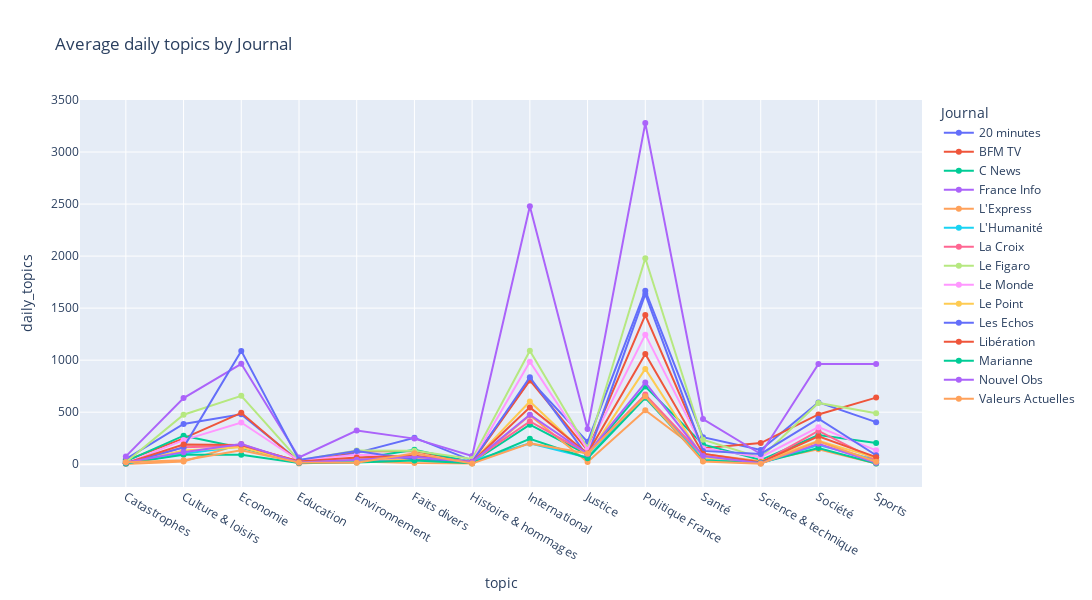

The notebook cell this image was saved under:
### Code cell
px.line(daily_topics, x='topic', y='daily_topics', color='Journal', title='Average daily topics by Journal',markers=True,width=1200,height=600)

### Figure 1 — Plotly figure (JSON) as saved in the notebook; plotly's stock layout.template omitted (floating-point values rounded to 4 significant figures)
{"data": [{"hovertemplate": "Journal=20 minutes<br>topic=%{x}<br>daily_topics=%{y}<extra></extra>", "legendgroup": "20 minutes", "line": {"color": "#636efa", "dash": "solid"}, "marker": {"symbol": "circle"}, "mode": "lines+markers", "name": "20 minutes", "orientation": "v", "showlegend": true, "type": "scatter", "x": ["Catastrophes", "Culture & loisirs", "Economie", "Education", "Environnement", "Faits divers", "Histoire & hommages", "International", "Justice", "Politique France", "Santé", "Science & technique", "Société", "Sports"], "xaxis": "x", "y": [48, 387, 479, 31, 109, 255, 35, 810, 215, 1668, 260, 137, 594, 404], "yaxis": "y"}, {"hovertemplate": "Journal=BFM TV<br>topic=%{x}<br>daily_topics=%{y}<extra></extra>", "legendgroup": "BFM TV", "line": {"color": "#EF553B", "dash": "solid"}, "marker": {"symbol": "circle"}, "mode": "lines+markers", "name": "BFM TV", "orientation": "v", "showlegend": true, "type": "scatter", "x": ["Catastrophes", "Culture & loisirs", "Economie", "Education", "Environnement", "Faits divers", "Histoire & hommages", "International", "Justice", "Politique France", "Santé", "Science & technique", "Société", "Sports"], "xaxis": "x", "y": [34, 248, 494, 21, 124, 126, 22, 805, 133, 1433, 154, 203, 478, 640], "yaxis": "y"}, {"hovertemplate": "Journal=C News<br>topic=%{x}<br>daily_topics=%{y}<extra></extra>", "legendgroup": "C News", "line": {"color": "#00cc96", "dash": "solid"}, "marker": {"symbol": "circle"}, "mode": "lines+markers", "name": "C News", "orientation": "v", "showlegend": true, "type": "scatter", "x": ["Catastrophes", "Culture & loisirs", "Economie", "Education", "Environnement", "Faits divers", "Histoire & hommages", "International", "Justice", "Politique France", "Santé", "Science & technique", "Société", "Sports"], "xaxis": "x", "y": [28, 274, 159, 16, 50, 138, 19, 380, 92, 746, 190, 40, 281, 204], "yaxis": "y"}, {"hovertemplate": "Journal=France Info<br>topic=%{x}<br>daily_topics=%{y}<extra></extra>", "legendgroup": "France Info", "line": {"color": "#ab63fa", "dash": "solid"}, "marker": {"symbol": "circle"}, "mode": "lines+markers", "name": "France Info", "orientation": "v", "showlegend": true, "type": "scatter", "x": ["Catastrophes", "Culture & loisirs", "Economie", "Education", "Environnement", "Faits divers", "Histoire & hommages", "International", "Justice", "Politique France", "Santé", "Science & technique", "Société", "Sports"], "xaxis": "x", "y": [75, 636, 965, 65, 323, 246, 80, 2478, 339, 3278, 434, 98, 964, 963], "yaxis": "y"}, {"hovertemplate": "Journal=L'Express<br>topic=%{x}<br>daily_topics=%{y}<extra></extra>", "legendgroup": "L'Express", "line": {"color": "#FFA15A", "dash": "solid"}, "marker": {"symbol": "circle"}, "mode": "lines+markers", "name": "L'Express", "orientation": "v", "showlegend": true, "type": "scatter", "x": ["Catastrophes", "Culture & loisirs", "Economie", "Education", "Environnement", "Faits divers", "Histoire & hommages", "International", "Justice", "Politique France", "Santé", "Science & technique", "Société", "Sports"], "xaxis": "x", "y": [3, 27, 194, 7, 27, 11, 8, 471, 21, 519, 99, 28, 144, 7], "yaxis": "y"}, {"hovertemplate": "Journal=L'Humanité<br>topic=%{x}<br>daily_topics=%{y}<extra></extra>", "legendgroup": "L'Humanité", "line": {"color": "#19d3f3", "dash": "solid"}, "marker": {"symbol": "circle"}, "mode": "lines+markers", "name": "L'Humanité", "orientation": "v", "showlegend": true, "type": "scatter", "x": ["Catastrophes", "Culture & loisirs", "Economie", "Education", "Environnement", "Faits divers", "Histoire & hommages", "International", "Justice", "Politique France", "Santé", "Science & technique", "Société", "Sports"], "xaxis": "x", "y": [7, 101, 173, 21, 36, 48, 34, 200, 64, 657, 55, 10, 184, 41], "yaxis": "y"}, {"hovertemplate": "Journal=La Croix<br>topic=%{x}<br>daily_topics=%{y}<extra></extra>", "legendgroup": "La Croix", "line": {"color": "#FF6692", "dash": "solid"}, "marker": {"symbol": "circle"}, "mode": "lines+markers", "name": "La Croix", "orientation": "v", "showlegend": true, "type": "scatter", "x": ["Catastrophes", "Culture & loisirs", "Economie", "Education", "Environnement", "Faits divers", "Histoire & hommages", "International", "Justice", "Politique France", "Santé", "Science & technique", "Société", "Sports"], "xaxis": "x", "y": [11, 163, 178, 29, 51, 42, 29, 412, 103, 669, 79, 13, 320, 39], "yaxis": "y"}, {"hovertemplate": "Journal=Le Figaro<br>topic=%{x}<br>daily_topics=%{y}<extra></extra>", "legendgroup": "Le Figaro", "line": {"color": "#B6E880", "dash": "solid"}, "marker": {"symbol": "circle"}, "mode": "lines+markers", "name": "Le Figaro", "orientation": "v", "showlegend": true, "type": "scatter", "x": ["Catastrophes", "Culture & loisirs", "Economie", "Education", "Environnement", "Faits divers", "Histoire & hommages", "International", "Justice", "Politique France", "Santé", "Science & technique", "Société", "Sports"], "xaxis": "x", "y": [19, 476, 657, 37, 131, 129, 50, 1090, 153, 1979, 235, 63, 589, 490], "yaxis": "y"}, {"hovertemplate": "Journal=Le Monde<br>topic=%{x}<br>daily_topics=%{y}<extra></extra>", "legendgroup": "Le Monde", "line": {"color": "#FF97FF", "dash": "solid"}, "marker": {"symbol": "circle"}, "mode": "lines+markers", "name": "Le Monde", "orientation": "v", "showlegend": true, "type": "scatter", "x": ["Catastrophes", "Culture & loisirs", "Economie", "Education", "Environnement", "Faits divers", "Histoire & hommages", "International", "Justice", "Politique France", "Santé", "Science & technique", "Société", "Sports"], "xaxis": "x", "y": [8, 232, 401, 33, 92, 75, 27, 985, 139, 1245, 154, 68, 356, 133], "yaxis": "y"}, {"hovertemplate": "Journal=Le Point<br>topic=%{x}<br>daily_topics=%{y}<extra></extra>", "legendgroup": "Le Point", "line": {"color": "#FECB52", "dash": "solid"}, "marker": {"symbol": "circle"}, "mode": "lines+markers", "name": "Le Point", "orientation": "v", "showlegend": true, "type": "scatter", "x": ["Catastrophes", "Culture & loisirs", "Economie", "Education", "Environnement", "Faits divers", "Histoire & hommages", "International", "Justice", "Politique France", "Santé", "Science & technique", "Société", "Sports"], "xaxis": "x", "y": [11, 132, 163, 18, 48, 56, 23, 603, 78, 916, 62, 24, 225, 61], "yaxis": "y"}, {"hovertemplate": "Journal=Les Echos<br>topic=%{x}<br>daily_topics=%{y}<extra></extra>", "legendgroup": "Les Echos", "line": {"color": "#636efa", "dash": "solid"}, "marker": {"symbol": "circle"}, "mode": "lines+markers", "name": "Les Echos", "orientation": "v", "showlegend": true, "type": "scatter", "x": ["Catastrophes", "Culture & loisirs", "Economie", "Education", "Environnement", "Faits divers", "Histoire & hommages", "International", "Justice", "Politique France", "Santé", "Science & technique", "Société", "Sports"], "xaxis": "x", "y": [9, 162, 1089, 41, 128, 46, 23, 836, 76, 1635, 128, 99, 438, 86], "yaxis": "y"}, {"hovertemplate": "Journal=Libération<br>topic=%{x}<br>daily_topics=%{y}<extra></extra>", "legendgroup": "Libération", "line": {"color": "#EF553B", "dash": "solid"}, "marker": {"symbol": "circle"}, "mode": "lines+markers", "name": "Libération", "orientation": "v", "showlegend": true, "type": "scatter", "x": ["Catastrophes", "Culture & loisirs", "Economie", "Education", "Environnement", "Faits divers", "Histoire & hommages", "International", "Justice", "Politique France", "Santé", "Science & technique", "Société", "Sports"], "xaxis": "x", "y": [10, 190, 185, 27, 65, 81, 22, 546, 102, 1060, 101, 19, 267, 68], "yaxis": "y"}, {"hovertemplate": "Journal=Marianne<br>topic=%{x}<br>daily_topics=%{y}<extra></extra>", "legendgroup": "Marianne", "line": {"color": "#00cc96", "dash": "solid"}, "marker": {"symbol": "circle"}, "mode": "lines+markers", "name": "Marianne", "orientation": "v", "showlegend": true, "type": "scatter", "x": ["Catastrophes", "Culture & loisirs", "Economie", "Education", "Environnement", "Faits divers", "Histoire & hommages", "International", "Justice", "Politique France", "Santé", "Science & technique", "Société", "Sports"], "xaxis": "x", "y": [8, 90, 91, 12, 16, 35, 10, 245, 57, 638, 35, 14, 155, 7], "yaxis": "y"}, {"hovertemplate": "Journal=Nouvel Obs<br>topic=%{x}<br>daily_topics=%{y}<extra></extra>", "legendgroup": "Nouvel Obs", "line": {"color": "#ab63fa", "dash": "solid"}, "marker": {"symbol": "circle"}, "mode": "lines+markers", "name": "Nouvel Obs", "orientation": "v", "showlegend": true, "type": "scatter", "x": ["Catastrophes", "Culture & loisirs", "Economie", "Education", "Environnement", "Faits divers", "Histoire & hommages", "International", "Justice", "Politique France", "Santé", "Science & technique", "Société", "Sports"], "xaxis": "x", "y": [16, 116, 194, 16, 44, 72, 21, 475, 99, 785, 79, 9, 196, 14], "yaxis": "y"}, {"hovertemplate": "Journal=Valeurs Actuelles<br>topic=%{x}<br>daily_topics=%{y}<extra></extra>", "legendgroup": "Valeurs Actuelles", "line": {"color": "#FFA15A", "dash": "solid"}, "marker": {"symbol": "circle"}, "mode": "lines+markers", "name": "Valeurs Actuelles", "orientation": "v", "showlegend": true, "type": "scatter", "x": ["Catastrophes", "Culture & loisirs", "Economie", "Education", "Environnement", "Faits divers", "Histoire & hommages", "International", "Justice", "Politique France", "Santé", "Science & technique", "Société", "Sports"], "xaxis": "x", "y": [18, 37, 133, 16, 15, 106, 6, 200, 103, 653, 26, 5, 219, 24], "yaxis": "y"}], "layout": {"height": 600, "legend": {"title": {"text": "Journal"}, "tracegroupgap": 0}, "title": {"text": "Average daily topics by Journal"}, "width": 1200, "xaxis": {"anchor": "y", "domain": [0, 1], "title": {"text": "topic"}}, "yaxis": {"anchor": "x", "domain": [0, 1], "title": {"text": "daily_topics"}}}}
